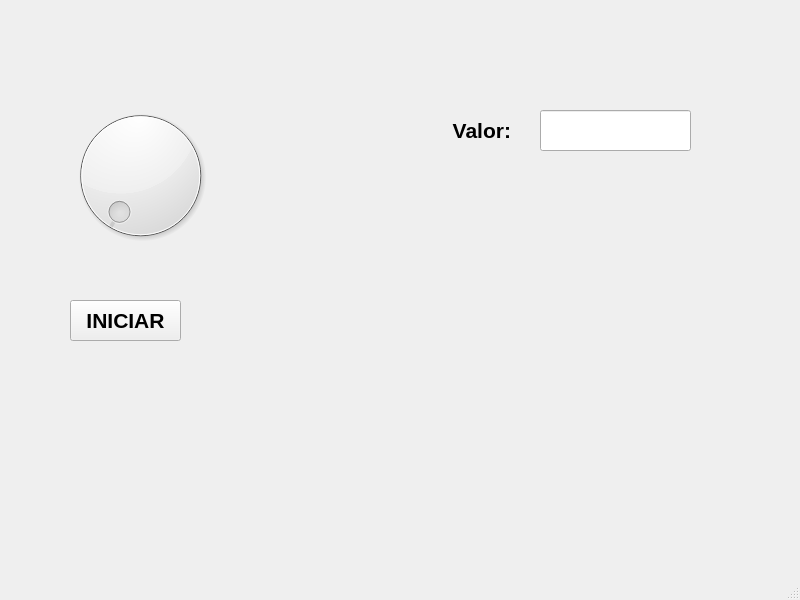
<?xml version="1.0" encoding="UTF-8"?>
<ui version="4.0">
 <class>MainWindow</class>
 <widget class="QMainWindow" name="MainWindow">
  <property name="geometry">
   <rect>
    <x>0</x>
    <y>0</y>
    <width>800</width>
    <height>600</height>
   </rect>
  </property>
  <property name="windowTitle">
   <string>MainWindow</string>
  </property>
  <widget class="QWidget" name="centralwidget">
   <widget class="QLabel" name="label">
    <property name="geometry">
     <rect>
      <x>30</x>
      <y>0</y>
      <width>751</width>
      <height>81</height>
     </rect>
    </property>
    <property name="text">
     <string/>
    </property>
    <property name="pixmap">
     <pixmap resource="recursos_proyecto.qrc">:/uat/fians</pixmap>
    </property>
    <property name="scaledContents">
     <bool>true</bool>
    </property>
   </widget>
   <widget class="QLabel" name="label_3">
    <property name="geometry">
     <rect>
      <x>660</x>
      <y>400</y>
      <width>131</width>
      <height>141</height>
     </rect>
    </property>
    <property name="text">
     <string/>
    </property>
    <property name="pixmap">
     <pixmap resource="recursos_proyecto.qrc">:/logo/equipo</pixmap>
    </property>
    <property name="scaledContents">
     <bool>true</bool>
    </property>
   </widget>
   <widget class="QDial" name="dial">
    <property name="geometry">
     <rect>
      <x>40</x>
      <y>100</y>
      <width>201</width>
      <height>151</height>
     </rect>
    </property>
   </widget>
   <widget class="QLabel" name="label_2">
    <property name="geometry">
     <rect>
      <x>360</x>
      <y>110</y>
      <width>151</width>
      <height>41</height>
     </rect>
    </property>
    <property name="font">
     <font>
      <pointsize>16</pointsize>
      <weight>75</weight>
      <bold>true</bold>
     </font>
    </property>
    <property name="text">
     <string>Valor:</string>
    </property>
    <property name="alignment">
     <set>Qt::AlignRight|Qt::AlignTrailing|Qt::AlignVCenter</set>
    </property>
   </widget>
   <widget class="QLineEdit" name="txt_valor">
    <property name="geometry">
     <rect>
      <x>540</x>
      <y>110</y>
      <width>151</width>
      <height>41</height>
     </rect>
    </property>
    <property name="font">
     <font>
      <pointsize>16</pointsize>
      <weight>75</weight>
      <bold>true</bold>
     </font>
    </property>
    <property name="alignment">
     <set>Qt::AlignCenter</set>
    </property>
   </widget>
   <widget class="QLabel" name="txt_img">
    <property name="geometry">
     <rect>
      <x>260</x>
      <y>190</y>
      <width>311</width>
      <height>251</height>
     </rect>
    </property>
    <property name="text">
     <string/>
    </property>
    <property name="pixmap">
     <pixmap resource="recursos_proyecto.qrc">:/imagenes/ocho</pixmap>
    </property>
    <property name="scaledContents">
     <bool>true</bool>
    </property>
   </widget>
   <widget class="QPushButton" name="btn_iniciar">
    <property name="geometry">
     <rect>
      <x>70</x>
      <y>300</y>
      <width>111</width>
      <height>41</height>
     </rect>
    </property>
    <property name="font">
     <font>
      <pointsize>16</pointsize>
      <weight>75</weight>
      <bold>true</bold>
     </font>
    </property>
    <property name="text">
     <string>INICIAR</string>
    </property>
   </widget>
  </widget>
  <widget class="QMenuBar" name="menubar">
   <property name="geometry">
    <rect>
     <x>0</x>
     <y>0</y>
     <width>800</width>
     <height>22</height>
    </rect>
   </property>
  </widget>
  <widget class="QStatusBar" name="statusbar"/>
 </widget>
 <resources>
  <include location="recursos_proyecto.qrc"/>
 </resources>
 <connections/>
</ui>
